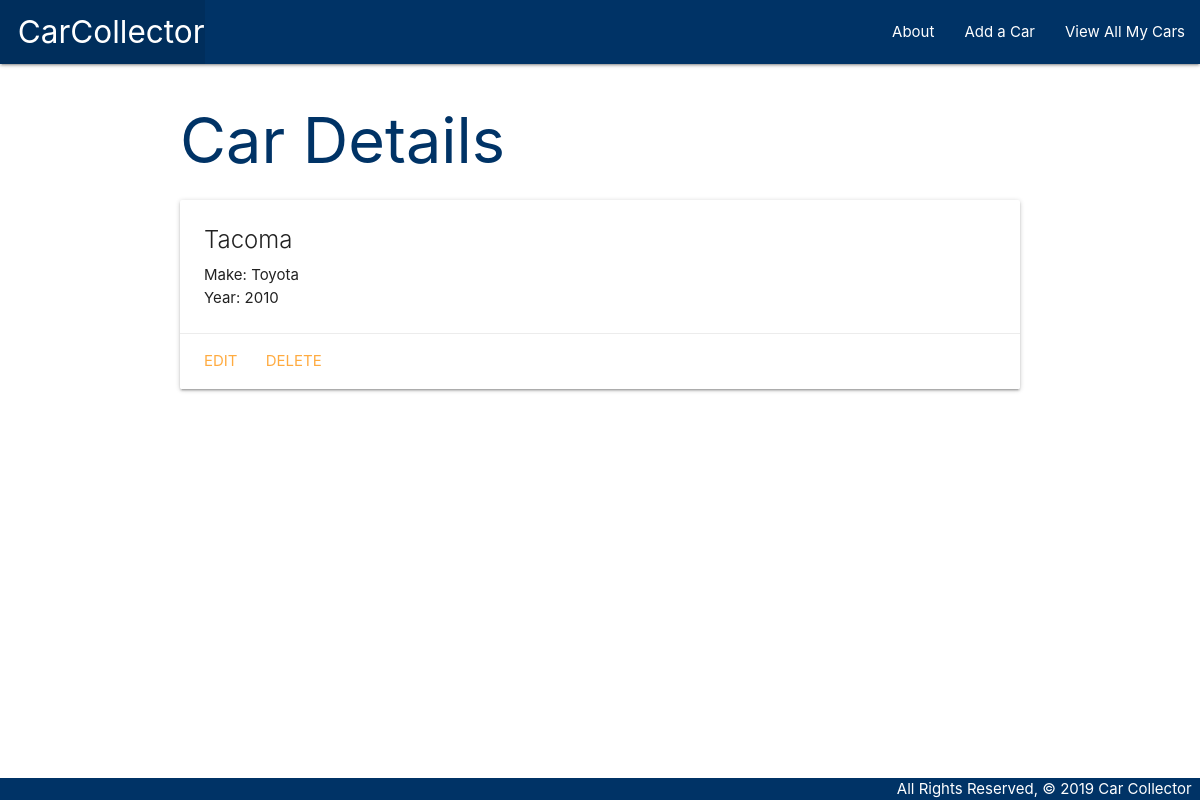
The app's page /cars/1/ with its own data.
### main_app/models.py (models this page shows, shortened)
class Car(models.Model):
    make = models.CharField(max_length=50)
    model = models.CharField(max_length=50)
    year = models.IntegerField()

### main_app/views.py (the view)
# urls.py: path('cars/<int:car_id>/', views.cars_detail, name='detail'),
def cars_detail(request, car_id):
    car = Car.objects.get(id=car_id)
    return render(request, 'cars/detail.html', { 'car': car })

### main_app/templates/cars/detail.html
{% extends 'base.html' %}
{% block content %}
<h1>Car Details</h1>
<div class="card">
  <div class="card-content">
    <span class="card-title">{{ car.model }}</span>
    <p>Make: {{ car.make }}</p>
    <p>Year: {{ car.year }}</p>
  </div>
  <div class="card-action">
    <a href="{% url 'cars_update' car.id %}">Edit</a>
    <a href="{% url 'cars_delete' car.id %}">Delete</a>
  </div>
</div>
{% endblock %}

### main_app/static/css/style.css (style rules this page uses)
h1, h2 { color: #003366 }
body { display: flex; min-height: 100vh; flex-direction: column; }

### records on screen
Car: model "Tacoma", make "Toyota", year "2010"
